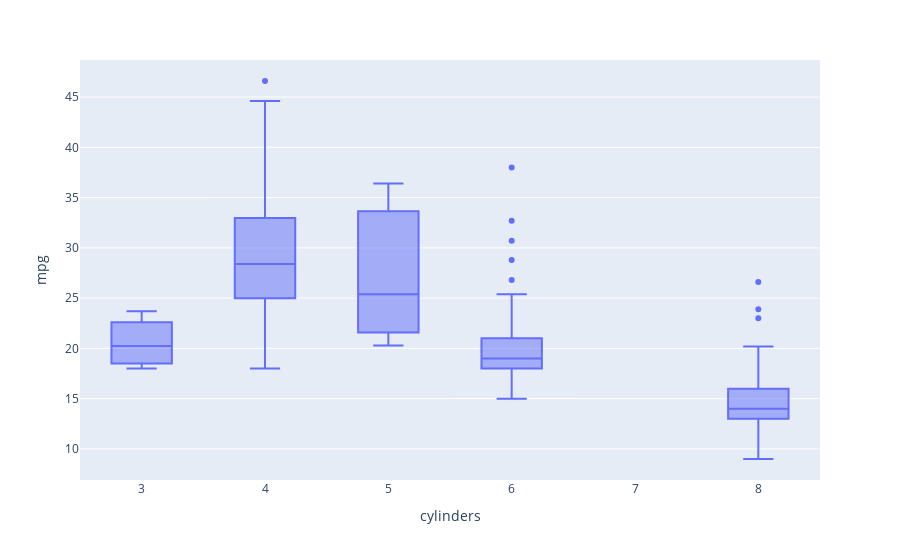

Notebook source saved alongside this figure:
### Code cell
import plotly.express as px

df.cylinders = pd.Series(df.cylinders, dtype="category")
fig = px.box(df, x="cylinders", y="mpg")
fig.show()

### Figure 1 — Plotly figure (JSON) as saved in the notebook; plotly's stock layout.template omitted (floating-point values rounded to 4 significant figures; data arrays with more than 128 entries replaced by an {"elided": "..."} marker saying what was removed)
{"data": [{"alignmentgroup": "True", "hovertemplate": "cylinders=%{x}<br>mpg=%{y}<extra></extra>", "legendgroup": "", "marker": {"color": "#636efa"}, "name": "", "notched": false, "offsetgroup": "", "orientation": "v", "showlegend": false, "type": "box", "x": {"elided": "392 int values"}, "x0": " ", "xaxis": "x", "y": {"elided": "392 float values"}, "y0": " ", "yaxis": "y"}], "layout": {"boxmode": "group", "legend": {"tracegroupgap": 0}, "margin": {"t": 60}, "xaxis": {"anchor": "y", "domain": [0, 1], "title": {"text": "cylinders"}}, "yaxis": {"anchor": "x", "domain": [0, 1], "title": {"text": "mpg"}}}}
